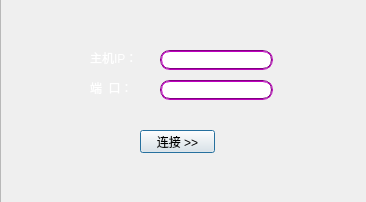
<?xml version="1.0" encoding="UTF-8"?>
<ui version="4.0">
 <class>SethostDialog</class>
 <widget class="QDialog" name="SethostDialog">
  <property name="geometry">
   <rect>
    <x>0</x>
    <y>0</y>
    <width>366</width>
    <height>202</height>
   </rect>
  </property>
  <property name="windowTitle">
   <string>网络设置</string>
  </property>
  <widget class="QLabel" name="label_ip">
   <property name="geometry">
    <rect>
     <x>90</x>
     <y>50</y>
     <width>54</width>
     <height>16</height>
    </rect>
   </property>
   <property name="styleSheet">
    <string notr="true">color: rgb(255, 255, 255);</string>
   </property>
   <property name="text">
    <string>主机IP：</string>
   </property>
  </widget>
  <widget class="QLabel" name="label_port">
   <property name="geometry">
    <rect>
     <x>90</x>
     <y>80</y>
     <width>54</width>
     <height>16</height>
    </rect>
   </property>
   <property name="styleSheet">
    <string notr="true">color: rgb(255, 255, 255);</string>
   </property>
   <property name="text">
    <string>端  口：</string>
   </property>
  </widget>
  <widget class="QLineEdit" name="lineEdit_ip">
   <property name="geometry">
    <rect>
     <x>160</x>
     <y>50</y>
     <width>113</width>
     <height>20</height>
    </rect>
   </property>
   <property name="styleSheet">
    <string notr="true">QLineEdit{border-radius: 10px;
border: 2px groove purple;}</string>
   </property>
  </widget>
  <widget class="QLineEdit" name="lineEdit_port">
   <property name="geometry">
    <rect>
     <x>160</x>
     <y>80</y>
     <width>113</width>
     <height>20</height>
    </rect>
   </property>
   <property name="styleSheet">
    <string notr="true">QLineEdit{border-radius: 10px;
border: 2px groove purple;}</string>
   </property>
  </widget>
  <widget class="QPushButton" name="Bn_Connect">
   <property name="geometry">
    <rect>
     <x>140</x>
     <y>130</y>
     <width>75</width>
     <height>23</height>
    </rect>
   </property>
   <property name="text">
    <string>连接 &gt;&gt;</string>
   </property>
  </widget>
  <widget class="QFrame" name="frame">
   <property name="geometry">
    <rect>
     <x>0</x>
     <y>-30</y>
     <width>371</width>
     <height>261</height>
    </rect>
   </property>
   <property name="styleSheet">
    <string notr="true">border-image: url(:/new/prefix1/装逼背景2.jpg);</string>
   </property>
   <property name="frameShape">
    <enum>QFrame::StyledPanel</enum>
   </property>
   <property name="frameShadow">
    <enum>QFrame::Raised</enum>
   </property>
  </widget>
  <zorder>frame</zorder>
  <zorder>label_ip</zorder>
  <zorder>label_port</zorder>
  <zorder>lineEdit_ip</zorder>
  <zorder>lineEdit_port</zorder>
  <zorder>Bn_Connect</zorder>
 </widget>
 <resources/>
 <connections/>
</ui>
